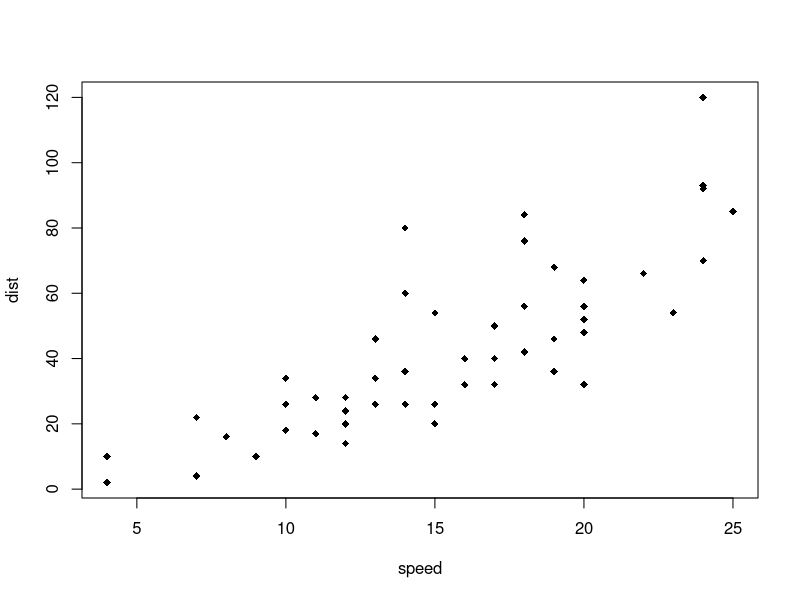
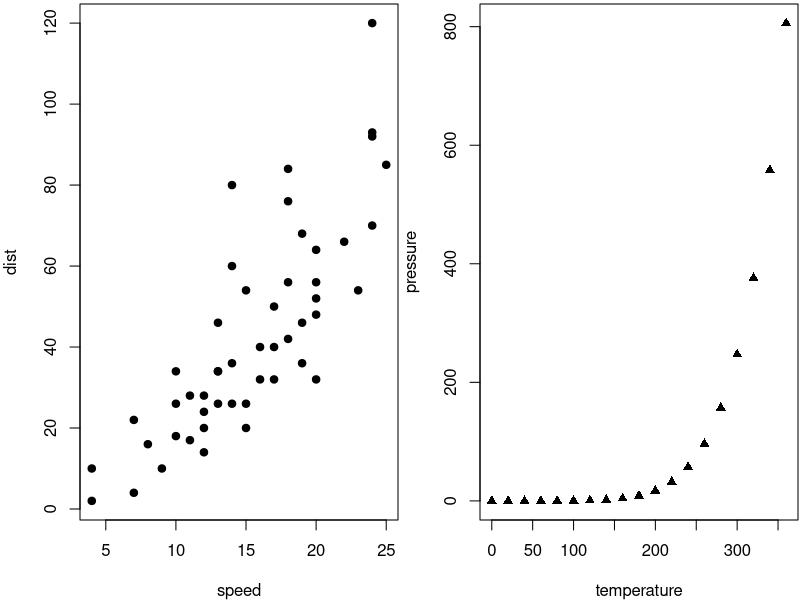

R code for these plots, in order:
## ---- chunk 1
knitr::opts_chunk$set(echo = TRUE,fig.width=8,collapse=TRUE)
## ---- chunk 2
x = 5 # radius of a circle
## ---- chunk 3
plot(cars,pch=18)
## ---- chunk 4
par(mar=c(4,4,0.2,0.1),mfrow=c(1,2))
plot(cars,pch=19)
plot(pressure,pch=17)
## ---- chunk 5
knitr::kable(iris[1:5,],caption='A Caption')
